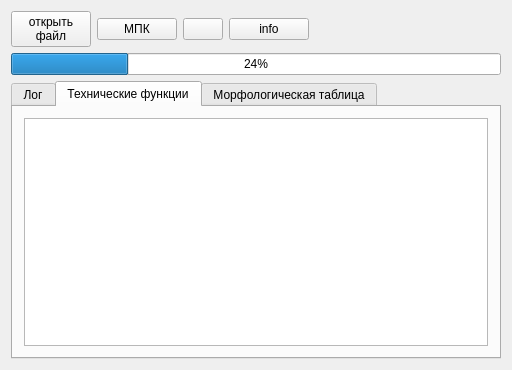
<?xml version="1.0" encoding="UTF-8"?>
<ui version="4.0">
 <class>PatentSystemClass</class>
 <widget class="QWidget" name="PatentSystemClass">
  <property name="geometry">
   <rect>
    <x>0</x>
    <y>0</y>
    <width>512</width>
    <height>370</height>
   </rect>
  </property>
  <property name="focusPolicy">
   <enum>Qt::StrongFocus</enum>
  </property>
  <property name="windowTitle">
   <string>Автоматизированная система анализа патентных массивов в задачах поискового конструирования</string>
  </property>
  <layout class="QGridLayout" name="gridLayout">
   <item row="0" column="0">
    <layout class="QHBoxLayout" name="horizontalLayout">
     <item>
      <widget class="QPushButton" name="openButton">
       <property name="focusPolicy">
        <enum>Qt::TabFocus</enum>
       </property>
       <property name="text">
        <string>открыть 
файл</string>
       </property>
       <property name="autoDefault">
        <bool>false</bool>
       </property>
       <property name="default">
        <bool>false</bool>
       </property>
      </widget>
     </item>
     <item>
      <widget class="QPushButton" name="ipcButton">
       <property name="text">
        <string>МПК</string>
       </property>
      </widget>
     </item>
     <item>
      <widget class="QPushButton" name="syntaxButton">
       <property name="text">
        <string/>
       </property>
      </widget>
     </item>
     <item>
      <widget class="QPushButton" name="infoButton">
       <property name="text">
        <string>info</string>
       </property>
      </widget>
     </item>
     <item>
      <spacer name="horizontalSpacer">
       <property name="orientation">
        <enum>Qt::Horizontal</enum>
       </property>
       <property name="sizeHint" stdset="0">
        <size>
         <width>40</width>
         <height>20</height>
        </size>
       </property>
      </spacer>
     </item>
    </layout>
   </item>
   <item row="1" column="0">
    <widget class="QProgressBar" name="progressBar">
     <property name="styleSheet">
      <string notr="true"/>
     </property>
     <property name="value">
      <number>24</number>
     </property>
     <property name="textDirection">
      <enum>QProgressBar::TopToBottom</enum>
     </property>
    </widget>
   </item>
   <item row="2" column="0">
    <widget class="QTabWidget" name="tabWidget">
     <property name="currentIndex">
      <number>1</number>
     </property>
     <widget class="QWidget" name="tab">
      <attribute name="title">
       <string>Лог</string>
      </attribute>
      <layout class="QGridLayout" name="gridLayout_2">
       <item row="0" column="0">
        <widget class="QTextEdit" name="textEdit">
         <property name="frameShape">
          <enum>QFrame::StyledPanel</enum>
         </property>
         <property name="frameShadow">
          <enum>QFrame::Sunken</enum>
         </property>
        </widget>
       </item>
      </layout>
     </widget>
     <widget class="QWidget" name="tab_3">
      <attribute name="title">
       <string>Технические функции</string>
      </attribute>
      <layout class="QGridLayout" name="gridLayout_4">
       <item row="0" column="0">
        <widget class="QTableView" name="dxhView"/>
       </item>
      </layout>
     </widget>
     <widget class="QWidget" name="tab_2">
      <attribute name="title">
       <string>Морфологическая таблица</string>
      </attribute>
      <layout class="QGridLayout" name="gridLayout_3">
       <item row="0" column="0">
        <widget class="QTableView" name="morphView">
         <property name="showGrid">
          <bool>true</bool>
         </property>
        </widget>
       </item>
      </layout>
     </widget>
    </widget>
   </item>
  </layout>
 </widget>
 <layoutdefault spacing="6" margin="11"/>
 <resources/>
 <connections/>
</ui>
